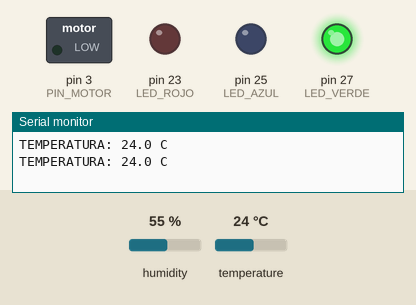
This sketch was run on a simulated Arduino Mega 2560, built with avr-gcc and run on an emulated ATmega2560. Shown: switched loads named in the sketch (green lamp = pin HIGH), output pins drawn as LEDs (lit = HIGH), the last lines printed to the serial monitor. The test bench sets the inputs (shaded band); at power-on: temperature 24 °C, humidity 55 %.

Above: at 4.9 s.
5.0 s: temperature set to 15.7 °C
8.1 s: temperature set to 14.4 °C
At 9.0 s:
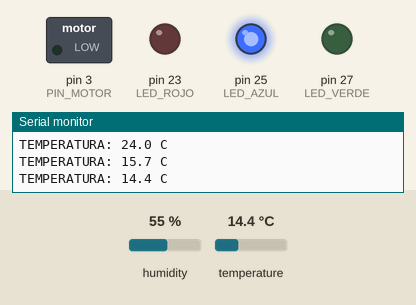
11.2 s: temperature set to 41 °C
At 13.8 s:
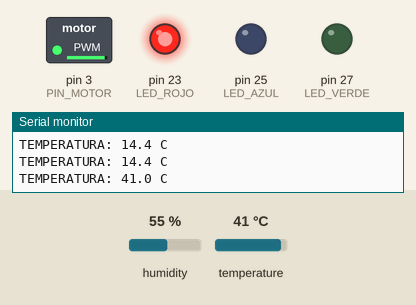
14.3 s: temperature set to 35.7 °C
17.4 s: temperature set to 34.4 °C
At 19.2 s:
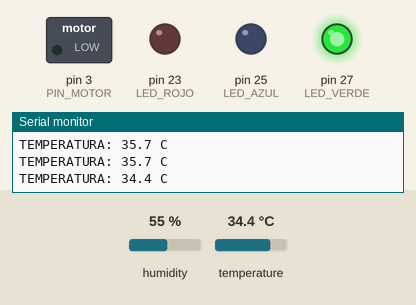
20.5 s: temperature set to 12 °C
At 22.2 s:
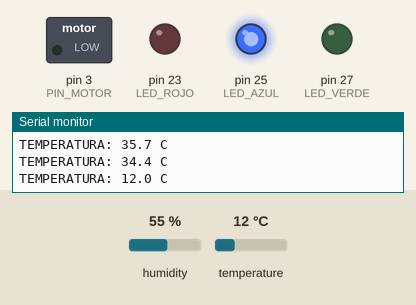
Timing chart, 0 to 23.7 s (numbered marks = the images above; inputs shaded):
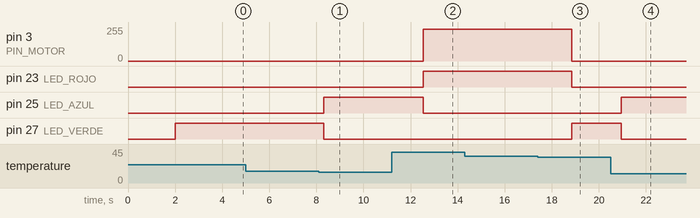

Measured:
- the behaviour switches between 15 and 14.9 °C on temperature (found by bisection; images 0 and 1)
- the behaviour switches between 35 and 34.9 °C on temperature (found by bisection; images 2 and 3)
- after the input at 8.1 s, pin 25 (LED_AZUL): LOW → HIGH after 0.22 s; pin 27 (LED_VERDE): HIGH → LOW after 0.22 s
- after the input at 11.2 s, pin 3 (PIN_MOTOR): 0/255 → 240/255 after 1.3 s; pin 23 (LED_ROJO): LOW → HIGH after 1.3 s; pin 25 (LED_AZUL): HIGH → LOW after 1.3 s
- after the input at 17.4 s, pin 3 (PIN_MOTOR): 240/255 → 0/255 after 1.5 s; pin 23 (LED_ROJO): HIGH → LOW after 1.5 s; pin 27 (LED_VERDE): LOW → HIGH after 1.5 s
- after the input at 20.5 s, pin 25 (LED_AZUL): LOW → HIGH after 0.46 s; pin 27 (LED_VERDE): HIGH → LOW after 0.46 s

The sketch:

Arduino_Mega.ino
```cpp
// -- Pines --
/*
Pin lectura del sensor
pin salida a led azul -> frio
pin salida a led verde -> estable
pin salida a led roja -> caliente
*/
#include <DHT.h>
const int PIN_TEMP = 29;
const int LED_AZUL = 25;
const int LED_VERDE = 27;
const int LED_ROJO = 23;
const int PIN_MOTOR = 3;

// Umbrales
/*
temperatura < 15 -> Frio
temperatura >= 35 - > Caliente
*/
const float T_FRIO = 15.0;
const float T_CALOR = 35.0;

DHT dht(PIN_TEMP, DHT22);
void setup() {
  // put your setup code here, to run once:
  Serial.begin(9600);
  pinMode(LED_AZUL, OUTPUT);
  pinMode(LED_VERDE, OUTPUT);
  pinMode(LED_ROJO, OUTPUT);
  pinMode(PIN_MOTOR, OUTPUT);
  digitalWrite(LED_AZUL, LOW);
  digitalWrite(LED_VERDE, LOW);
  digitalWrite(LED_ROJO, LOW);
  analogWrite(PIN_MOTOR, 0);
}


void loop() {
  // put your main code here, to run repeatedly:
  delay(2000);
  float temp = dht.readTemperature();
  if(isnan(temp)){
    Serial.println("ERROR EN DHT");

  }
  analogWrite(PIN_MOTOR, 240);
  if(temp < T_FRIO){
    digitalWrite(LED_AZUL, HIGH);
    digitalWrite(LED_ROJO, LOW);
    digitalWrite(LED_VERDE, 0);
    analogWrite(PIN_MOTOR, 0);
  }else if (temp >= T_CALOR){
    digitalWrite(LED_ROJO, 1);
    digitalWrite(LED_AZUL, 0);
    digitalWrite(LED_VERDE, 0);
    analogWrite(PIN_MOTOR, 240);
  }else{
    digitalWrite(LED_VERDE, HIGH);
    digitalWrite(LED_ROJO, LOW);
    digitalWrite(LED_AZUL, LOW);
    analogWrite(PIN_MOTOR, 0);
  }
  Serial.print("TEMPERATURA: ");
  Serial.print(temp, 1);
  Serial.println(" C");
  delay(100);

}
```
